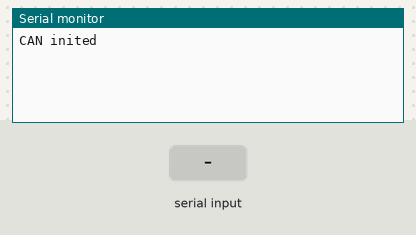
Simulated run of this sketch. Board: Arduino Uno, built with avr-gcc and run on an emulated ATmega328P. On the bench: the last lines printed to the serial monitor. Inputs (shaded band) come from the test bench.

Above: at 1.3 s.
1.4 s: "90,45\n" received over Serial
At 3.5 s:
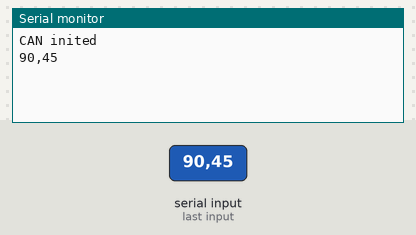
3.9 s: "5\n" received over Serial
At 5.5 s:
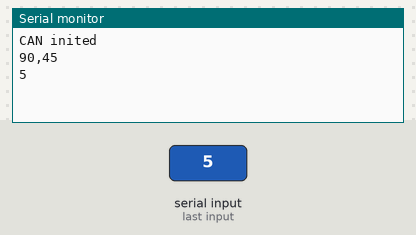

The sketch:

forwarder.ino
```cpp
#include <SPI.h>

#include "mcp2515_can.h"

const int SPI_CS_PIN = 9;
const int CAN_INT_PIN = 2;

mcp2515_can CAN(SPI_CS_PIN);

unsigned char can_data[8] = {2, 0, 0 ,0};

void setup() {
  Serial.begin(115200);
  delay(100);
  while (CAN_OK != CAN.begin(CAN_125KBPS)) {
    Serial.println("CAN init fail, retry...");
    delay(100);
  }
  Serial.println("CAN inited");
  CAN.sendMsgBuf(0x6, 0, 2, can_data); //test send

}


void loop() {
  if(Serial.available()) {
    String data = Serial.readString();
    int32_t number = data.toInt();
    can_data[0] = number & 0xFF; //low
    can_data[1] = (number >> 8) & 0xFF; //high
    can_data[2] = (number >> 16) & 0xFF; //low
    can_data[3] = (number >> 24) & 0xFF; //high
    Serial.println(data);
    CAN.sendMsgBuf(0x6, 0, 4, can_data);
  }else {
    //Serial.println("Serial unavailable");
  }

  delay(10);
}
```

Measured:
- after the input at 1.4 s, the serial monitor: prints a new line after 1.0 s (image 1)
- after the input at 3.9 s, the serial monitor: prints a new line after 1.0 s (image 2)
